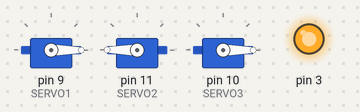
A sketch run on a simulated Arduino Uno, built with avr-gcc and run on an emulated ATmega328P. Shown: 3 × servo, output pins drawn as LEDs (lit = HIGH).

Above: at 0.05 s.
At 2.05 s:
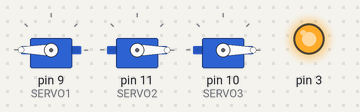
At 3.5 s:
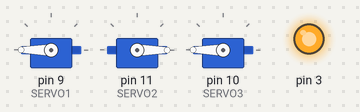
At 7.0 s:
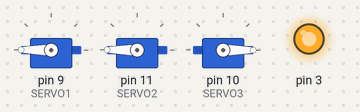
Timing chart, 0 to 9.2 s (numbered marks = the images above):
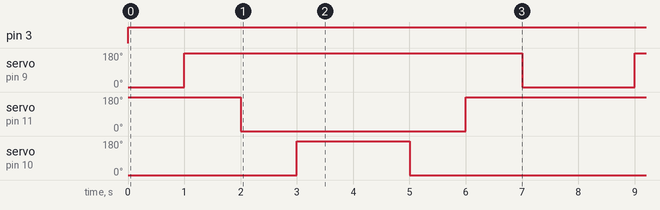

The sketch:

PinchValves.ino
```cpp
#include <Servo.h> // Servo library

// These pins are for the pump motor
#define PWM 3
#define IN1 4
#define IN2 5

// These are the servo pins on the valves
#define SERVO1 9
#define SERVO2 11
#define SERVO3 10

// The three valve servo objects
Servo servo1;
Servo servo2;
Servo servo3;

void setup() {
  // Attach the servo objects
  servo1.attach(SERVO1);
  servo2.attach(SERVO2);
  servo3.attach(SERVO3);
}

void loop() {
  // This code is simply the demo used in the video
  // You would want to modify this code to suit your particular purposes
  // For example, add a moisture sensor and some conditional statements.

  // Turn on the pump
  int pwm = 255;
  int dir = -1;
  setMotor(dir,pwm,PWM,IN1,IN2);

  // Switch valves on and off by rotating the servos between 0 and 180
  int td =1000; // how long to wait between switching the valves

  servo1.write(0);
  servo2.write(180);
  servo3.write(0);
  delay(td);

  servo1.write(180);
  servo2.write(180);
  servo3.write(0);
  delay(td);

  servo1.write(180);
  servo2.write(0);
  servo3.write(0);
  delay(td);

  servo1.write(180);
  servo2.write(0);
  servo3.write(180);
  delay(td*2);

  servo1.write(180);
  servo2.write(0);
  servo3.write(0);
  delay(td);

  servo1.write(180);
  servo2.write(180);
  servo3.write(0);
  delay(td);

  servo1.write(0);
  servo2.write(180);
  servo3.write(0);
  delay(td);

}


void setMotor(int dir, int pwmVal, int pwm, int in1, int in2){
  analogWrite(pwm,pwmVal);
  if(dir == 1){
    digitalWrite(in1,HIGH);
    digitalWrite(in2,LOW);
  }
  else if(dir == -1){
    digitalWrite(in1,LOW);
    digitalWrite(in2,HIGH);
  }
  else{
    digitalWrite(in1,LOW);
    digitalWrite(in2,LOW);
  }
}
```

Measured:
- by itself, pin 3: LOW → HIGH at 0.00 s
- by itself, servo on pin 9 (SERVO1): alternates 180° for 6.0 s and 0° for 2.0 s
- by itself, servo on pin 11 (SERVO2): alternates 180° for 4.0 s and 0° for 4.0 s
- by itself, servo on pin 10 (SERVO3): alternates 180° for 2.0 s and 0° for 6.0 s
